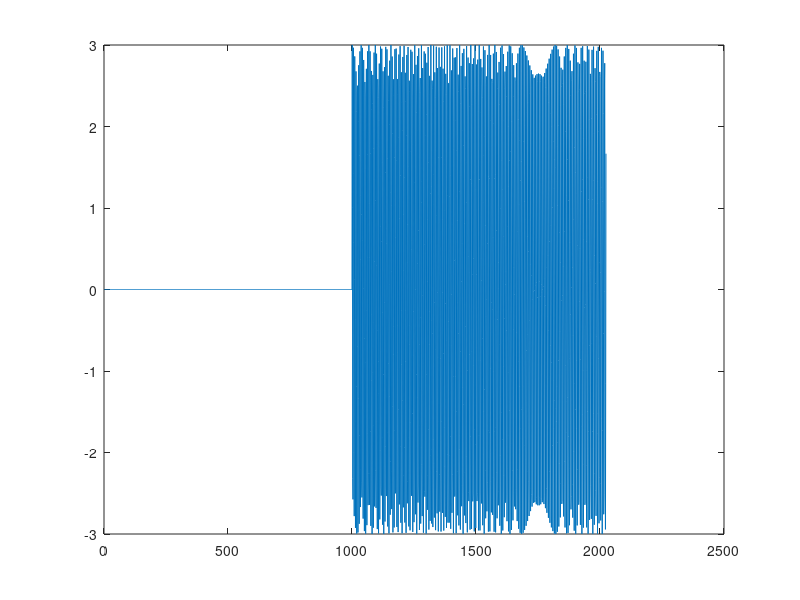
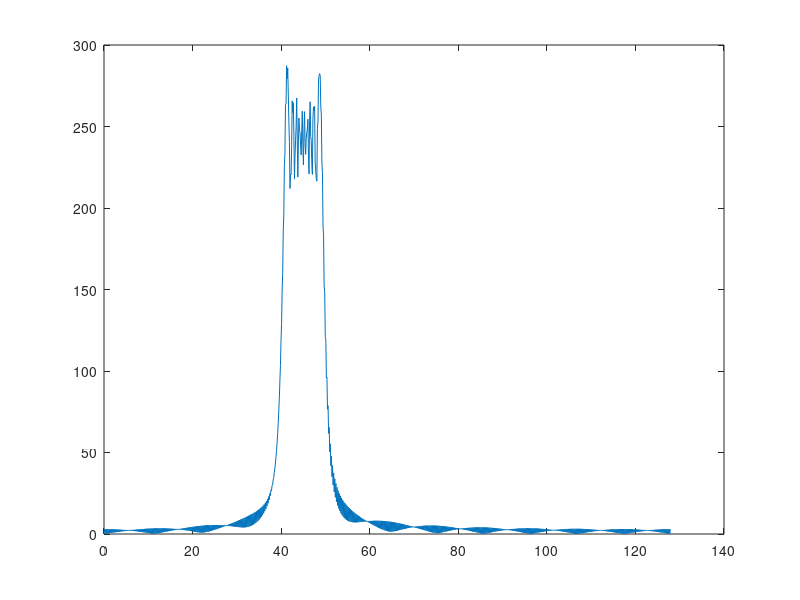
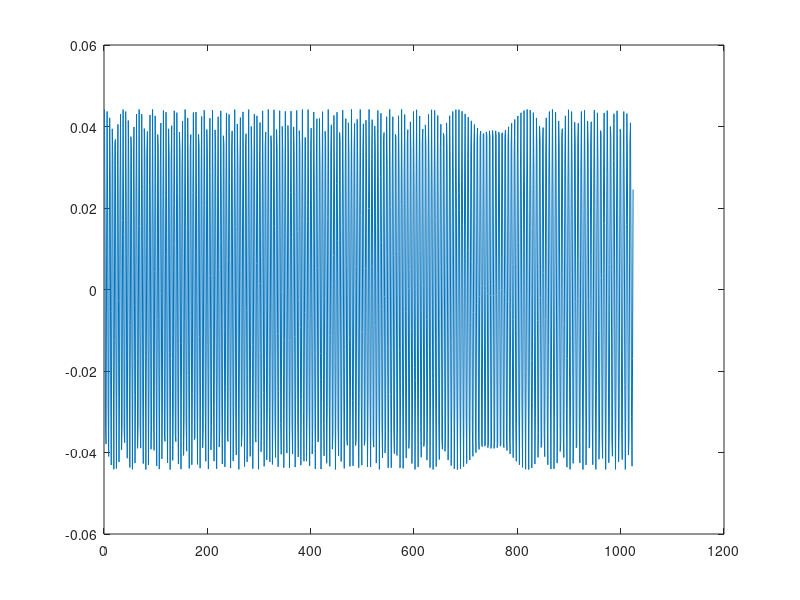
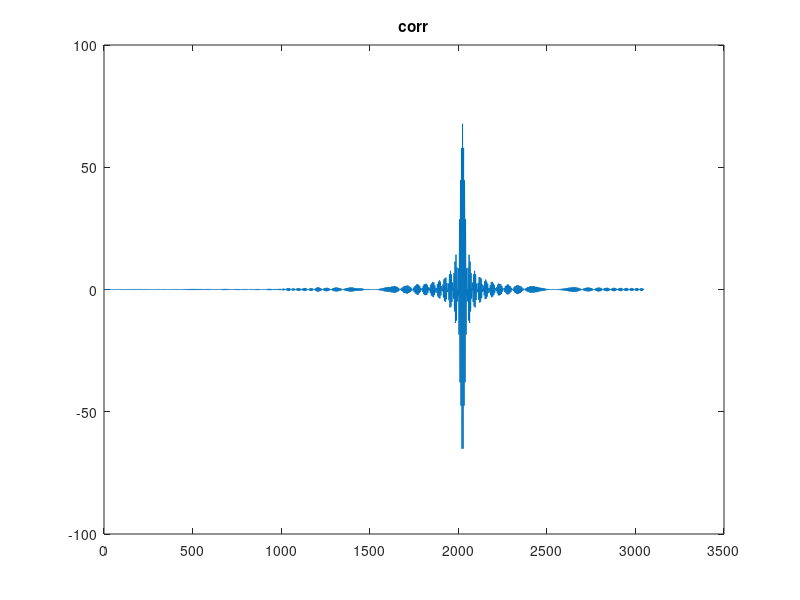

These figures' MATLAB source, in order:
clc; clear all
close all;
clear all;
clc;

fs = 256e6;
t = 0:1/fs:0.000004-1/fs;
A = 3;
Ar = 2;
Vs1 = [zeros(1,1000), A*chirp(t,50e6,0.000004,40e6)];

figure;
t1 = 0:1/fs:0.000004*2-1/fs;
plot(Vs1);
N = length(Vs1);
N_2 = ceil(N/2);
fax_Hz = (0:N-1)*(fs/N);
fftVs1 = fft(Vs1);
figure;
plot(fax_Hz(1:N_2)/1e6,abs(fftVs1(1:N_2)));


refVs1 = Ar*chirp(t,50e6,0.000004,40e6);
energy_refVs1 = sum(refVs1.^2);
refVs1 = refVs1/sqrt(energy_refVs1);
figure;
plot(refVs1);


Vs1 = Vs1+0.1*randn(1,length(Vs1));
corr = conv(Vs1,fliplr(refVs1));
%corr = conv(fliplr(refVs1),Vs1);
figure; plot(corr);title('corr');

[tmp, Tmax] = max(corr);
Tx_hat = Tmax-length(refVs1);


N = length(corr);
N_2 = ceil(N/2);
fax_Hz = (0:N-1)*(fs/N);
fftcorr = fft(corr);
figure;
plot(fax_Hz(1:N_2)/1e6,abs(fftcorr(1:N_2)));




